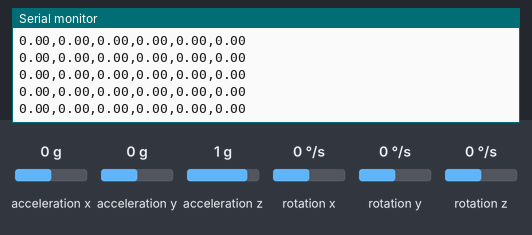
This sketch was run on a simulated Arduino Uno, built with avr-gcc and run on an emulated ATmega328P. Shown: the last lines printed to the serial monitor. Wiring (inferred from the names in the program): MPU-6050 motion sensor at I2C address 0x68. The test bench sets the inputs (shaded band); at power-on: acceleration z 1 g, acceleration x 0 g, acceleration y 0 g, rotation x 0 °/s, rotation y 0 °/s, rotation z 0 °/s.

Above: at 2.9 s.
3.0 s: acceleration z set to 1.4 g
At 3.7 s:
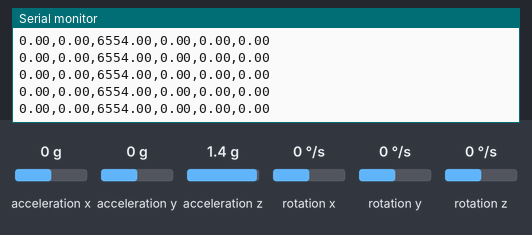
6.0 s: acceleration x set to -1.4 g
At 7.0 s:
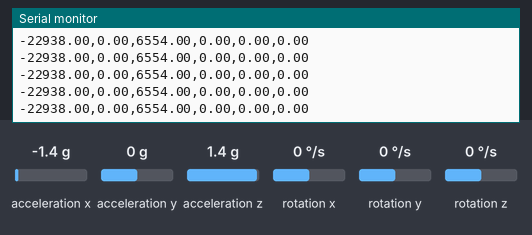
7.5 s: acceleration y set to -0.8 g
At 8.1 s:
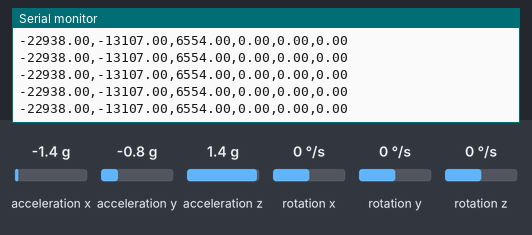
10.5 s: rotation x set to 192 °/s
At 11.1 s:
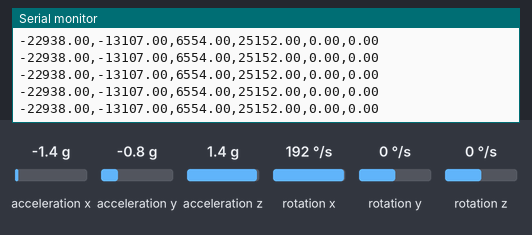
13.5 s: acceleration x set to 0 g
At 14.3 s:
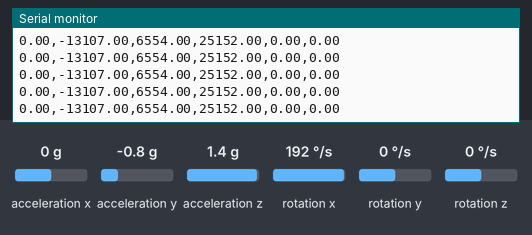

Measured:
- after the input at 3.0 s, the serial monitor: prints a new line at once (image 1)
- after the input at 6.0 s, the serial monitor: prints a new line at once (image 2)
- after the input at 7.5 s, the serial monitor: prints a new line at once (image 3)
- after the input at 10.5 s, the serial monitor: prints a new line at once (image 4)
- after the input at 13.5 s, the serial monitor: prints a new line at once (image 5)

The sketch:

raw_test2.ino
```cpp
#include <MPU_6050.h>
#include <Wire.h>

#define N 150
const int MPU_addr = 0x68; // I2C address of the MPU-6050

MPU_6050 mpu(MPU_addr);
Data stableStateData(0,0,0,0,0,0);

void setup() {
  mpu.wakeUp();
  Serial.begin(115200);

  Serial.println("Setup started");

  for(int i = 0; i < N; i++){
    if(i%5==0){
      Serial.print(".");
    }
    stableStateData = stableStateData.add(mpu.measure());
    delay(10);
  }
  stableStateData = stableStateData.div(N);

  Serial.println("\nSetup complete");

}

void loop() {
  Data data = mpu.measure();
  Serial.println(data.sub(stableStateData).toString());
  delay(8);
}
```
